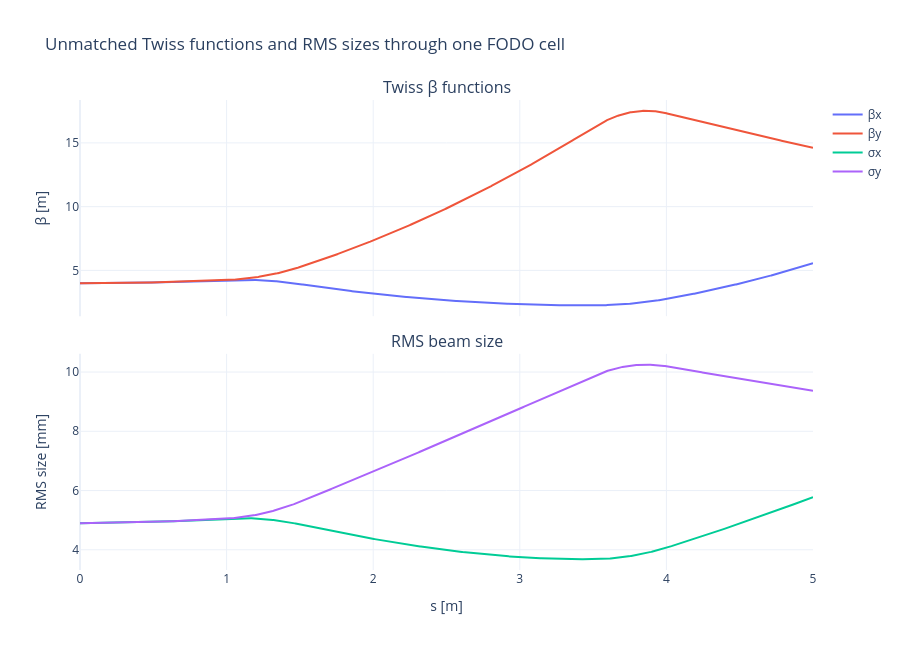

Source (notebook cell):
### Markdown cell above
## 2. Beamline matching

### A) Unmatched beam

Initially, propagate a deliberately unmatched beam through one FODO cell. Use

$$
\beta_x=\beta_y=4\ \mathrm{m}, \qquad \alpha_x=\alpha_y=0.
$$

The cell below builds the FODO line using the modern Xsuite `Environment` pattern: define named elements with `env.new(...)`, assemble a line with `env.new_line(...)`, assign a reference particle, and call `line.twiss(...)`.

Run the cell below and compare the beta functions with the RMS beam sizes.

### Code cell
env = xt.Environment()
env["k1_fodo"] = 0.6

env.new("D1", xt.Drift, length=1.0)
env.new("QF", xt.Quadrupole, length=0.5, k1="k1_fodo")
env.new("D2", xt.Drift, length=2.0)
env.new("QD", xt.Quadrupole, length=0.5, k1="-k1_fodo")
env.new("D3", xt.Drift, length=1.0)

fodo_cell = env.new_line(
    name="fodo_cell",
    components=["D1", "QF", "D2", "QD", "D3"],
)
fodo_cell.particle_ref = xt.Particles(
    p0c=1e9,
    mass0=xt.ELECTRON_MASS_EV,
    q0=-1,
)
fodo_cell.build_tracker()

display(fodo_cell.get_table().to_pandas()[["name", "s_start", "s_end", "element_type"]])

tw_unmatched_cell = fodo_cell.twiss(
    method="4d",
    betx=4.0, alfx=0.0,
    bety=4.0, alfy=0.0,
)
tw_unmatched_dense = qfh.twiss_dense(
    fodo_cell,
    betx=4.0, alfx=0.0,
    bety=4.0, alfy=0.0,
)

qfh.plot_beta_and_sigma(tw_unmatched_dense, "Unmatched Twiss functions and RMS sizes through one FODO cell")
qfh.twiss_dataframe(tw_unmatched_cell)

### Figure 1 — Plotly figure (JSON) as saved in the notebook; plotly's stock layout.template omitted (floating-point values rounded to 4 significant figures; data arrays with more than 128 entries replaced by an {"elided": "..."} marker saying what was removed)
{"data": [{"hovertemplate": "%{text}<br>s = %{x:.4g} m<br>value = %{y:.5g}<extra></extra>", "mode": "lines", "name": "βx", "text": {"elided": "1009 str values"}, "type": "scatter", "x": {"elided": "1009 float values"}, "xaxis": "x", "y": {"elided": "1009 float values"}, "yaxis": "y"}, {"hovertemplate": "%{text}<br>s = %{x:.4g} m<br>value = %{y:.5g}<extra></extra>", "mode": "lines", "name": "βy", "text": {"elided": "1009 str values"}, "type": "scatter", "x": {"elided": "1009 float values"}, "xaxis": "x", "y": {"elided": "1009 float values"}, "yaxis": "y"}, {"hovertemplate": "%{text}<br>s = %{x:.4g} m<br>value = %{y:.5g}<extra></extra>", "mode": "lines", "name": "σx", "text": {"elided": "1009 str values"}, "type": "scatter", "x": {"elided": "1009 float values"}, "xaxis": "x2", "y": {"elided": "1009 float values"}, "yaxis": "y2"}, {"hovertemplate": "%{text}<br>s = %{x:.4g} m<br>value = %{y:.5g}<extra></extra>", "mode": "lines", "name": "σy", "text": {"elided": "1009 str values"}, "type": "scatter", "x": {"elided": "1009 float values"}, "xaxis": "x2", "y": {"elided": "1009 float values"}, "yaxis": "y2"}], "layout": {"annotations": [{"font": {"size": 16}, "showarrow": false, "text": "Twiss β functions", "x": 0.5, "xanchor": "center", "xref": "paper", "y": 1.0, "yanchor": "bottom", "yref": "paper"}, {"font": {"size": 16}, "showarrow": false, "text": "RMS beam size", "x": 0.5, "xanchor": "center", "xref": "paper", "y": 0.46, "yanchor": "bottom", "yref": "paper"}], "height": 650, "hovermode": "closest", "title": {"text": "Unmatched Twiss functions and RMS sizes through one FODO cell"}, "width": 900, "xaxis": {"anchor": "y", "domain": [0.0, 1.0], "matches": "x2", "showticklabels": false}, "xaxis2": {"anchor": "y2", "domain": [0.0, 1.0], "title": {"text": "s [m]"}}, "yaxis": {"anchor": "x", "domain": [0.54, 1.0], "title": {"text": "β [m]"}}, "yaxis2": {"anchor": "x2", "domain": [0.0, 0.46], "title": {"text": "RMS size [mm]"}}}}
